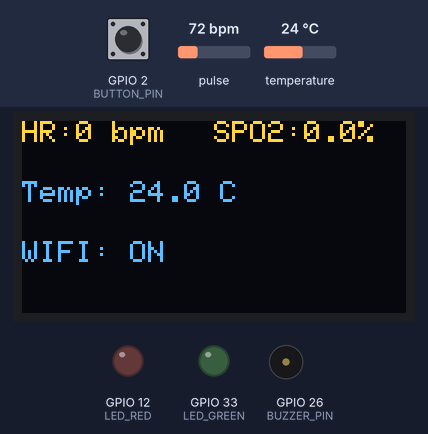
This sketch was run on a simulated ESP32. On the bench: 128×64 one-colour display, output pins drawn as LEDs (lit = HIGH), buzzer (waves = sounding, pin HIGH). Dashed ring = blinking. The test bench sets the inputs (shaded band); at power-on: GPIO 2 (BUTTON_PIN) HIGH, pulse 72 bpm, temperature 24 °C. The OLED is the two-colour kind (top 16 rows yellow); WiFi joins after 1.5 s; servers stay silent unless stated; what the sketch prints to the serial monitor is not drawn.

Above: at 4.1 s.
4.2 s: GPIO 2 (BUTTON_PIN) pulled LOW for 0.15 s
4.9 s: GPIO 2 (BUTTON_PIN) pulled LOW for 1 s
At 6.4 s:
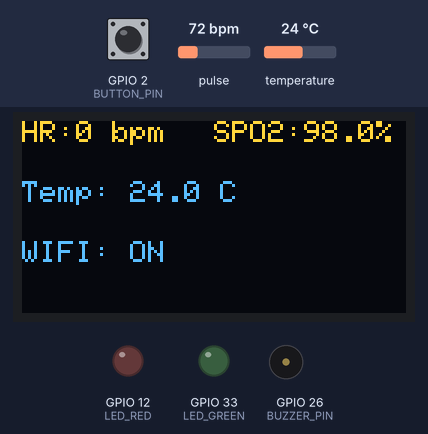
9.9 s: pulse set to 130 bpm
At 10.97 s:
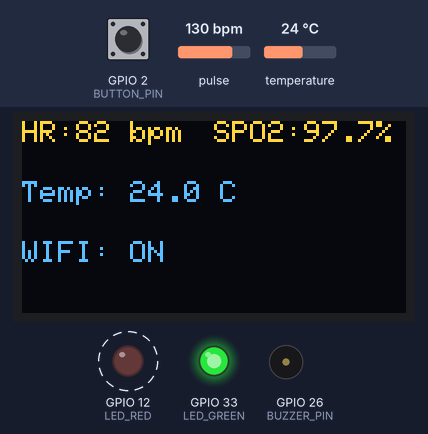
11.7 s: temperature set to 12 °C
At 12.36 s:
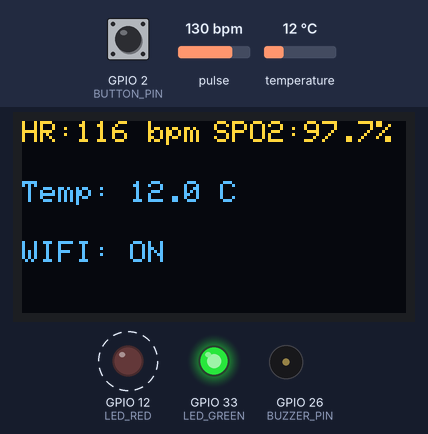
13.5 s: pulse set to 42 bpm
At 15.5 s:
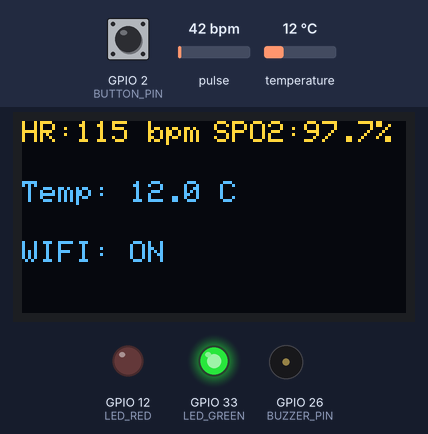
15.9 s: GPIO 2 (BUTTON_PIN) pulled LOW for 0.15 s
At 17.3 s:
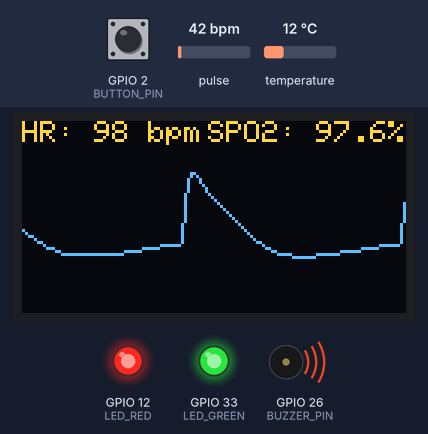
Timing chart, 0 to 17.6 s (numbered marks = the images above; inputs shaded):
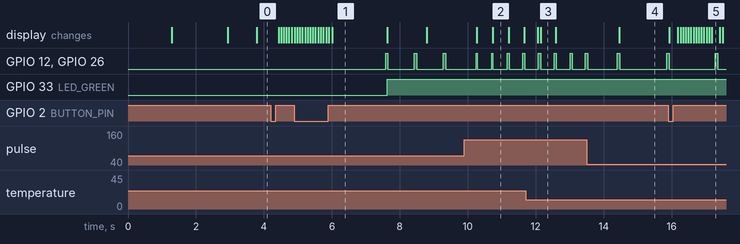

The sketch:

doantotnghiep.ino
```cpp
#include <WiFi.h>
#include <Wire.h>
#include "MAX30105.h"
#include <OneWire.h>
#include <DallasTemperature.h>
#include <Adafruit_GFX.h>
#include <Adafruit_SSD1306.h>

// --- THÊM TỪ KHÓA ĐỂ SỬ DỤNG FIREBASE (FIRESTORE) ---
#include <Firebase_ESP_Client.h>
#include <addons/TokenHelper.h>

// ==========================================
// 1. CẤU HÌNH WIFI & FIREBASE
// ==========================================
const char* WIFI_SSID = "Dvc";
const char* WIFI_PASS = "99999999";

// -- CẤU HÌNH FIREBASE --
#define API_KEY "AIzaSyCWTsHAgfhBJVDE-tOAjnjelPtiKKZFRhM"
#define PROJECT_ID "du-lieu-cb"

#define WIFI_BOOT_TIMEOUT 6000
#define RECONNECT_INTERVAL 3000
#define FIREBASE_INIT_DELAY 1000

// ==========================================
// 2. CẤU HÌNH CHÂN & THÔNG SỐ
// ==========================================
#define ONE_WIRE_BUS 4
#define BUTTON_PIN 2
#define BUZZER_PIN 26
#define LED_RED    12
#define LED_GREEN  33

#define SERIAL_BAUD 115200
#define ADC_MAX     262143.0f
#define VREF        3.3f

// ==========================================
// 3. CẤU HÌNH THUẬT TOÁN
// ==========================================
#define SAMPLE_RATE 100
#define BUFFER_SIZE 100
#define HR_WINDOW 50
#define FINGER_THRESHOLD 50000
#define FIREBASE_SEND_INTERVAL 250
#define TEMP_READ_INTERVAL 1000
#define TEMP_CONVERSION_DELAY 800
#define BUTTON_DEBOUNCE_MS 50
#define BUTTON_ACTION_GUARD_MS 350
#define MIN_PEAK_INTERVAL_MS 300
#define BEEP_DURATION_MS 60
#define VALID_BPM_MIN 40
#define VALID_BPM_MAX 200

// ==========================================
// 4. KHỞI TẠO ĐỐI TƯỢNG
// ==========================================
OneWire oneWire(ONE_WIRE_BUS);
DallasTemperature sensors(&oneWire);

#define SCREEN_WIDTH 128
#define SCREEN_HEIGHT 64
#define OLED_ADDR 0x3C
Adafruit_SSD1306 display(SCREEN_WIDTH, SCREEN_HEIGHT, &Wire, -1);

MAX30105 particleSensor;

// --- KHỞI TẠO ĐỐI TƯỢNG FIREBASE & MULTI-CORE ---
FirebaseData fbdo;
FirebaseAuth auth;
FirebaseConfig config;
TaskHandle_t FirebaseTaskHandle;

// ==========================================
// 5. BIẾN TOÀN CỤC
// ==========================================
uint32_t rawRedBuffer[BUFFER_SIZE];
uint32_t rawIRBuffer[BUFFER_SIZE];
int bufferIndex = 0;

float finalSPO2 = 0;
int finalBPM = 0;
float spo2History[5];
int spo2HistIdx = 0;
float bpmHistory[5];
int bpmHistIdx = 0;

float filteredSignal = 0;
float filterBuf[HR_WINDOW];
int filterIdx = 0;
float hp_prev_in = 0, hp_prev_out = 0, lp_prev_out = 0;
float lastSignal = 0, beforeLastSignal = 0;
unsigned long lastPeakTime = 0;
unsigned long beepOffAt = 0;

long irValue = 0;
long redValue = 0;
float temperatureC = 0;
unsigned long lastSend = 0;
bool showWave = false;
bool lastButtonReading = HIGH;
bool buttonStableState = HIGH;
volatile bool wifiConnected = false;
volatile bool firebaseReady = false;
unsigned long lastButtonChangeTime = 0;
unsigned long lastButtonActionTime = 0;
unsigned long lastReconnectAttempt = 0;
unsigned long wifiConnectedAt = 0;
unsigned long lastWifiStatusPrint = 0;
unsigned long lastOledFrame = 0;
unsigned long lastFirebaseErrorPrint = 0;
unsigned long lastFirebaseSend = 0;
unsigned long lastTempRequest = 0;
bool tempConversionPending = false;

enum DeviceMode {
  MODE_ONLINE,
  MODE_OFFLINE
};

volatile DeviceMode deviceMode = MODE_OFFLINE;

#define WAVE_WIDTH 128
#define WAVE_MIN_Y 12
#define WAVE_MAX_Y 63
#define WAVE_HEIGHT (WAVE_MAX_Y - WAVE_MIN_Y)
#define WAVE_CENTER (WAVE_MIN_Y + (WAVE_HEIGHT / 2))
float currentScale = 80.0;
float targetScale = 80.0;
uint8_t waveBuffer[WAVE_WIDTH];
uint8_t waveX = 0;

// Nguyên mẫu hàm
void updateOLED();
void setupWiFiBoot();
void handleWiFiReconnection();
void handleButton(unsigned long currentMillis);
void setupMAX30102();
void sendDataToFirebase();
float bandpassFilter(float input);
void calculateSpO2_Custom();
void initFirebase();

// ==========================================
// KẾT NỐI FIREBASE TỐI ƯU
// ==========================================
void initFirebase() {
  if (firebaseReady) return;

  config.api_key = API_KEY;
  // Bỏ qua tạo Token để tốc độ kết nối nhanh nhất (Ẩn danh)
  config.signer.test_mode = true;

  Firebase.begin(&config, &auth);
  Firebase.reconnectWiFi(true);
  firebaseReady = true;
  Serial.println(F("Firebase initialized"));
}

void stopFirebaseWiFiReconnect() {
  if (firebaseReady) {
    Firebase.reconnectWiFi(false);
    firebaseReady = false;
  }
}

// ==========================================
// HÀM GỬI LÊN FIRESTORE CHIỀU QUA CORE 0
// ==========================================
void sendDataToFirebase() {
  if (deviceMode == MODE_ONLINE && wifiConnected && firebaseReady) {
    double safeSPO2 = (double)finalSPO2;
    double safeTemp = (double)temperatureC;
    double safeBPM = (double)finalBPM;
    double uptime = (double)millis();

    FirebaseJson content;
    content.set("fields/bpm/doubleValue", safeBPM);
    content.set("fields/spo2/doubleValue", safeSPO2);
    content.set("fields/temp/doubleValue", safeTemp);
    content.set("fields/uptime/doubleValue", uptime);

    String documentPath = "realtime_data/esp32_sensor";

    if (deviceMode == MODE_ONLINE && !Firebase.Firestore.patchDocument(&fbdo, PROJECT_ID, "", documentPath.c_str(), content.raw(), "bpm,spo2,temp,uptime")) {
      if (millis() - lastFirebaseErrorPrint > 3000) {
        Serial.print(F("Firebase patch failed: "));
        Serial.println(fbdo.errorReason());
        lastFirebaseErrorPrint = millis();
      }
    }
  }
}

// ==========================================
// TASK CHẠY NGẦM CHO CORE 0 (GỬI LÊN WEB)
// ==========================================
void TaskFirebaseRun(void *pvParameters) {
  for (;;) {
    unsigned long now = millis();

    if (tempConversionPending && now - lastTempRequest >= TEMP_CONVERSION_DELAY) {
      float temp = sensors.getTempCByIndex(0);
      if (temp != DEVICE_DISCONNECTED_C) {
        temperatureC = temp;
      }
      tempConversionPending = false;
    }

    if (!tempConversionPending && now - lastTempRequest >= TEMP_READ_INTERVAL) {
      sensors.requestTemperatures();
      lastTempRequest = now;
      tempConversionPending = true;
    }

    if (deviceMode == MODE_ONLINE && wifiConnected && now - lastFirebaseSend >= FIREBASE_SEND_INTERVAL) {
      sendDataToFirebase();
      lastFirebaseSend = now;
    }

    vTaskDelay(20 / portTICK_PERIOD_MS);
  }
}

// ==========================================
// SETUP
// ==========================================
void setup() {
  Serial.begin(SERIAL_BAUD);
  Wire.begin();
  Wire.setClock(400000);

  pinMode(LED_RED, OUTPUT);
  pinMode(LED_GREEN, OUTPUT);
  pinMode(BUZZER_PIN, OUTPUT);
  pinMode(BUTTON_PIN, INPUT_PULLUP);
  lastButtonReading = digitalRead(BUTTON_PIN);
  buttonStableState = lastButtonReading;
  lastButtonChangeTime = millis();
  digitalWrite(LED_RED, LOW); digitalWrite(LED_GREEN, LOW); digitalWrite(BUZZER_PIN, LOW);

  if (!display.begin(SSD1306_SWITCHCAPVCC, OLED_ADDR)) {
    Serial.println(F("OLED Error")); while (1);
  }

  for(int i=0; i<WAVE_WIDTH; i++) waveBuffer[i] = WAVE_CENTER;
  for(int i=0; i<5; i++) { spo2History[i] = 98.0; bpmHistory[i] = 70.0; }

  display.clearDisplay();
  display.setTextSize(1);
  display.setTextColor(SSD1306_WHITE);

  const char* text = "SYSTEM START";
  int16_t textWidth = strlen(text) * 6;
  int16_t textHeight = 8;
  int16_t x = (128 - textWidth) / 2;
  int16_t y = (64 - textHeight) / 2;

  display.setCursor(x, y);  display.print(text);  display.display();
  delay(1200);

  setupWiFiBoot();
  setupMAX30102();
  sensors.begin();
  sensors.setResolution(12);
  sensors.setWaitForConversion(false);
  sensors.requestTemperatures();
  lastTempRequest = millis();
  tempConversionPending = true;

  // TRUYỀN TASK LÊN CORE 0 NGAY TRƯỚC KHI VÀO LOOP
  xTaskCreatePinnedToCore(
    TaskFirebaseRun,
    "FirebaseTask",
    10000,
    NULL,
    1,
    &FirebaseTaskHandle,
    0);
}

// ==========================================
// LOOP (CORE 1) - QUÉT NHỊP CHẠY LÊN WINFORM
// ==========================================
void loop() {
  unsigned long currentMillis = millis();
  handleButton(currentMillis);
  handleWiFiReconnection();

  particleSensor.check();

  while (particleSensor.available()) {
    uint32_t rawIR = particleSensor.getIR();
    uint32_t rawRed = particleSensor.getRed();
    particleSensor.nextSample();
    handleButton(millis());

    irValue = rawIR;
    redValue = rawRed;
    float Vt = ((float)rawIR / ADC_MAX) * VREF;
    unsigned long nowMicros = micros();

    if (rawIR > FINGER_THRESHOLD) {
        filteredSignal = bandpassFilter((float)rawIR);

        filterBuf[filterIdx] = filteredSignal;
        filterIdx = (filterIdx + 1) % HR_WINDOW;
        float sum = 0; for(int i=0; i<HR_WINDOW; i++) sum += filterBuf[i];
        float mean = sum / HR_WINDOW;
        float sumSq = 0; for(int i=0; i<HR_WINDOW; i++) sumSq += pow(filterBuf[i] - mean, 2);
        float stdDev = sqrt(sumSq / HR_WINDOW);
        float threshold = mean + (0.6 * stdDev);

        if (lastSignal > threshold && lastSignal > beforeLastSignal && lastSignal > filteredSignal) {
            if (currentMillis - lastPeakTime > MIN_PEAK_INTERVAL_MS) {
                long interval = currentMillis - lastPeakTime;
                lastPeakTime = currentMillis;
                float instantBPM = 60000.0 / interval;

                if (instantBPM > VALID_BPM_MIN && instantBPM < VALID_BPM_MAX) {
                    bpmHistory[bpmHistIdx] = instantBPM;
                    bpmHistIdx = (bpmHistIdx + 1) % 5;
                    float bpmSum = 0; for(int i=0; i<5; i++) bpmSum += bpmHistory[i];
                    finalBPM = (int)(bpmSum / 5);

                    digitalWrite(BUZZER_PIN, HIGH); digitalWrite(LED_RED, HIGH);
                    beepOffAt = currentMillis + BEEP_DURATION_MS;
                }
            }
        }
        if (beepOffAt > 0 && currentMillis >= beepOffAt) {
            digitalWrite(BUZZER_PIN, LOW); digitalWrite(LED_RED, LOW);
            beepOffAt = 0;
        }
        beforeLastSignal = lastSignal; lastSignal = filteredSignal;

        rawRedBuffer[bufferIndex] = rawRed;
        rawIRBuffer[bufferIndex] = rawIR;
        bufferIndex++;
        if (bufferIndex >= BUFFER_SIZE) {
            calculateSpO2_Custom();
            bufferIndex = 0;
        }
    } else {
        finalBPM = 0; finalSPO2 = 0; filteredSignal = 0;
        hp_prev_in = rawIR; hp_prev_out = 0; lp_prev_out = 0;
        bufferIndex = 0; Vt = 0;
        digitalWrite(BUZZER_PIN, LOW); digitalWrite(LED_RED, LOW);
        beepOffAt = 0;
    }

    float displayVal = filteredSignal;
    if (abs(displayVal) > 10) {
         targetScale = (abs(displayVal) * 2.5) / (WAVE_HEIGHT / 2.0);
         if (targetScale < 10) targetScale = 10;
    }
    currentScale = 0.9 * currentScale + 0.1 * targetScale;
    int16_t plottedY = WAVE_CENTER - (displayVal / currentScale);
    if (plottedY < WAVE_MIN_Y) plottedY = WAVE_MIN_Y; if (plottedY > WAVE_MAX_Y) plottedY = WAVE_MAX_Y;
    waveBuffer[waveX] = (uint8_t)plottedY; waveX = (waveX + 1) % WAVE_WIDTH;

    // -------------------------------------------------------------
    // CHỦ ĐỘNG GỬI SÓNG CHO WINFORM HIỂN THỊ ĐỒ THỊ
    // Format C#: t_us, IR, Red, Vt, BPM, SpO2
    // -------------------------------------------------------------
    Serial.print(nowMicros);     Serial.print(",");
    Serial.print(rawIR);         Serial.print(",");
    Serial.print(rawRed);        Serial.print(",");
    Serial.print(Vt, 4);         Serial.print(",");
    Serial.print(finalBPM);      Serial.print(",");
    Serial.println(finalSPO2, 2);
    // -------------------------------------------------------------
  }

  // Refresh OLED
  if (currentMillis - lastOledFrame > 30) {
      updateOLED();
      lastOledFrame = currentMillis;
  }

  if (finalSPO2 >= 95 && finalBPM > 50) digitalWrite(LED_GREEN, HIGH); else digitalWrite(LED_GREEN, LOW);
}

// ==== CÁC HÀM THUẬT TOÁN KÈM OELD ====
void calculateSpO2_Custom() {
    uint32_t minRed = 999999, maxRed = 0;
    uint32_t minIR = 999999, maxIR = 0;
    for (int i = 0; i < BUFFER_SIZE; i++) {
        if (rawRedBuffer[i] < minRed) minRed = rawRedBuffer[i];
        if (rawRedBuffer[i] > maxRed) maxRed = rawRedBuffer[i];
        if (rawIRBuffer[i] < minIR) minIR = rawIRBuffer[i];
        if (rawIRBuffer[i] > maxIR) maxIR = rawIRBuffer[i];
    }
    float acRed = maxRed - minRed; float dcRed = minRed;
    float acIR = maxIR - minIR; float dcIR = minIR;

    if (dcRed != 0 && dcIR != 0 && acIR > 0) {
        float R = (acRed / dcRed) / (acIR / dcIR);
        float spo2Calc = -45.060 * R * R + 30.354 * R + 94.845;
        if (spo2Calc > 100) spo2Calc = 100; if (spo2Calc < 0) spo2Calc = 0;

        spo2History[spo2HistIdx] = spo2Calc;
        spo2HistIdx = (spo2HistIdx + 1) % 5;
        float sumSpo2 = 0; for(int i=0; i<5; i++) sumSpo2 += spo2History[i];
        finalSPO2 = sumSpo2 / 5.0;
    }
}

float bandpassFilter(float input) {
    float hp_out = 0.95 * (hp_prev_out + input - hp_prev_in);
    hp_prev_in = input; hp_prev_out = hp_out;
    float lp_out = 0.25 * hp_out + 0.75 * lp_prev_out;
    lp_prev_out = lp_out;
    return lp_out;
}

void setupMAX30102() {
  if (!particleSensor.begin(Wire, I2C_SPEED_STANDARD)) {
    Serial.println(F("MAX30102 Error")); while (1);
  }
  particleSensor.setup(30, 1, 2, 100, 411, 4096);
  particleSensor.clearFIFO();
}

void setupWiFiBoot() {
  WiFi.mode(WIFI_STA);
  WiFi.setSleep(false);
  WiFi.setAutoReconnect(true);

  display.clearDisplay();
  display.setCursor(0, 0);
  display.print(F("Connecting WiFi"));
  display.setCursor(0, 16);
  display.print(F("Please wait..."));
  display.display();

  WiFi.begin(WIFI_SSID, WIFI_PASS);
  lastReconnectAttempt = millis();

  unsigned long start = millis();
  while (WiFi.status() != WL_CONNECTED && millis() - start < WIFI_BOOT_TIMEOUT) {
    delay(200);
  }

  wifiConnected = (WiFi.status() == WL_CONNECTED);

  if (wifiConnected) {
    deviceMode = MODE_ONLINE;
    wifiConnectedAt = millis();
    Serial.println(F("WiFi connected"));
  } else {
    deviceMode = MODE_OFFLINE;
    Serial.println(F("WiFi not connected"));
  }
}

void handleWiFiReconnection() {
  wl_status_t status = WiFi.status();

  if (status == WL_CONNECTED) {
    if (!wifiConnected) {
      Serial.println(F("WiFi reconnected"));
      wifiConnectedAt = millis();
    }
    wifiConnected = true;
    deviceMode = MODE_ONLINE;
    if (!firebaseReady && millis() - wifiConnectedAt >= FIREBASE_INIT_DELAY) {
      lastFirebaseSend = millis();
      initFirebase();
    }
    return;
  }

  if (wifiConnected) {
    wifiConnected = false;
    stopFirebaseWiFiReconnect();
    Serial.println(F("WiFi disconnected"));
  }

  deviceMode = MODE_OFFLINE;

  if (millis() - lastReconnectAttempt > RECONNECT_INTERVAL) {
    if (millis() - lastWifiStatusPrint > 3000) {
      Serial.println(F("WiFi reconnecting"));
      lastWifiStatusPrint = millis();
    }
    WiFi.disconnect(false, false);
    WiFi.mode(WIFI_STA);
    WiFi.setSleep(false);
    WiFi.begin(WIFI_SSID, WIFI_PASS);
    lastReconnectAttempt = millis();
  }
}

void handleButton(unsigned long currentMillis) {
  bool reading = digitalRead(BUTTON_PIN);

  if (reading != lastButtonReading) {
    lastButtonReading = reading;
    lastButtonChangeTime = currentMillis;
  }

  if (currentMillis - lastButtonChangeTime < BUTTON_DEBOUNCE_MS) {
    return;
  }

  if (currentMillis - lastButtonActionTime < BUTTON_ACTION_GUARD_MS) {
    return;
  }

  if (reading != buttonStableState) {
    buttonStableState = reading;

    if (buttonStableState == LOW) {
      return;
    }

    showWave = !showWave;
    display.clearDisplay();
    display.display();
    lastButtonActionTime = currentMillis;

    return;
  }
}

void updateOLED() {
  display.clearDisplay();

  if (!showWave) {
    display.setTextSize(1);
    display.setTextColor(SSD1306_WHITE);

    display.setCursor(0, 0);
    display.print(F("HR:")); display.print(finalBPM); display.print(F(" bpm"));

    display.setCursor(64, 0);
    display.print(F("SPO2:")); display.print(finalSPO2, 1); display.print(F("%"));

    display.setCursor(0, 20);
    display.print(F("Temp: ")); display.print(temperatureC, 1); display.print(F(" C"));

    display.setCursor(0, 40);
    display.print(wifiConnected ? F("WIFI: ON") : F("WIFI: OFF"));

  } else {
    for (int i = 1; i < WAVE_WIDTH; i++) {
        display.drawLine( i - 1, waveBuffer[(waveX + i - 1) % WAVE_WIDTH], i, waveBuffer[(waveX + i) % WAVE_WIDTH], SSD1306_WHITE);
    }

    display.fillRect(0, 0, 128, 10, SSD1306_BLACK);
    display.setTextSize(1); display.setTextColor(SSD1306_WHITE);
    display.setCursor(0, 0);  display.print(F("HR: ")); display.print(finalBPM); display.print(F(" bpm"));

    int spo2Int = (int)finalSPO2;
    int spo2Digits = (spo2Int >= 100) ? 3 : (spo2Int >= 10) ? 2 : 1;
    int spo2Width = 6 * (6 + spo2Digits + 3);
    display.setCursor(128 - spo2Width, 0);
    display.print(F("SPO2: ")); display.print(finalSPO2, 1); display.print(F("%"));
  }
  display.display();
}
```

Measured:
- after the input at 4.9 s, the display: first differs from a run without the input after 1.1 s (image 1)
- after the input at 9.9 s, GPIO 12 (LED_RED), GPIO 26 (BUZZER_PIN): alternates HIGH for 0.05 s and LOW for 0.42 s, starting after 0.34 s
- after the input at 13.5 s, the display: changes after 0.95 s (image 4)
- after the input at 15.9 s, the display: first differs from a run without the input after 0.27 s (image 5 shows a later state)
- by itself, GPIO 12 (LED_RED), GPIO 26 (BUZZER_PIN): alternates HIGH for 0.08 s and LOW for 0.78 s
- what the display in image 1 shows lasts 1.6 s, from 6.0 s to 7.6 s
- what the display in image 3 shows lasts 0.5 s, from 12.1 s to 12.6 s
